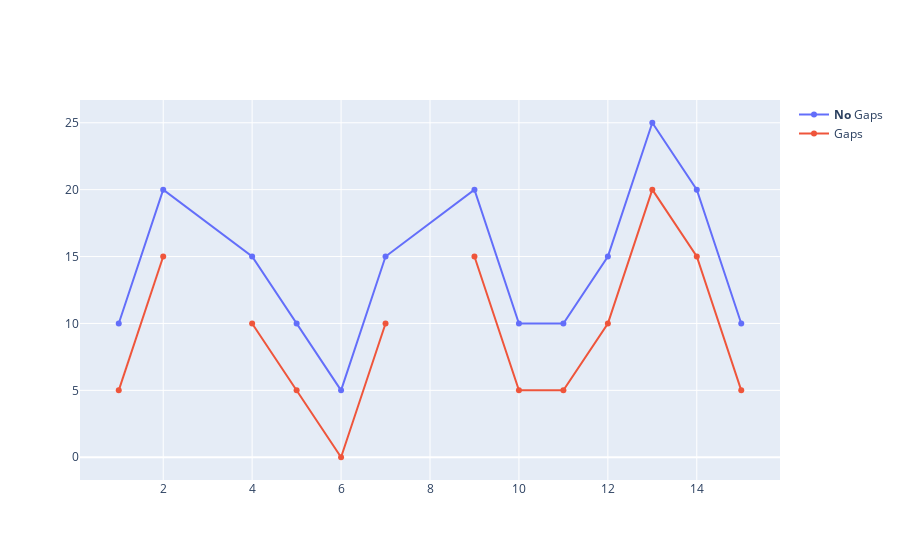

The cell this chart's notebook holds for it:
### Markdown cell above
## Connect Data Gaps
* Data is not always clean and full as we wish
* The *connectgaps* option determines if missing values in the provided data are shown as a gap in the graph or not.

### Code cell
import plotly.graph_objects as go

def substract(init_array, constant):
    new_array = []
    for x in init_array:
        if x:
            new_array.append(x-constant)
        else:
            new_array.append(x)
    return new_array

x = [1, 2, 3, 4, 5, 6, 7, 8, 9, 10, 11, 12, 13, 14, 15]
y = np.array([10, 20, None, 15, 10, 5, 15, None, 20, 10, 10, 15, 25, 20, 10])
fig = go.Figure()

fig.add_trace(go.Scatter(
    x=x,
    y=y,
    name = '<b>No</b> Gaps', # Style name/legend entry with html tags
    connectgaps=True # override default to connect the gaps
))
fig.add_trace(go.Scatter(
    x=x,
    y=substract(y, 5),
    name='Gaps',
))

fig.show()

### Figure 1 — Plotly figure (JSON) as saved in the notebook; plotly's stock layout.template omitted (floating-point values rounded to 4 significant figures)
{"data": [{"connectgaps": true, "name": "<b>No</b> Gaps", "type": "scatter", "x": [1, 2, 3, 4, 5, 6, 7, 8, 9, 10, 11, 12, 13, 14, 15], "y": [10, 20, null, 15, 10, 5, 15, null, 20, 10, 10, 15, 25, 20, 10]}, {"name": "Gaps", "type": "scatter", "x": [1, 2, 3, 4, 5, 6, 7, 8, 9, 10, 11, 12, 13, 14, 15], "y": [5, 15, null, 10, 5, 0, 10, null, 15, 5, 5, 10, 20, 15, 5]}], "layout": {}}
